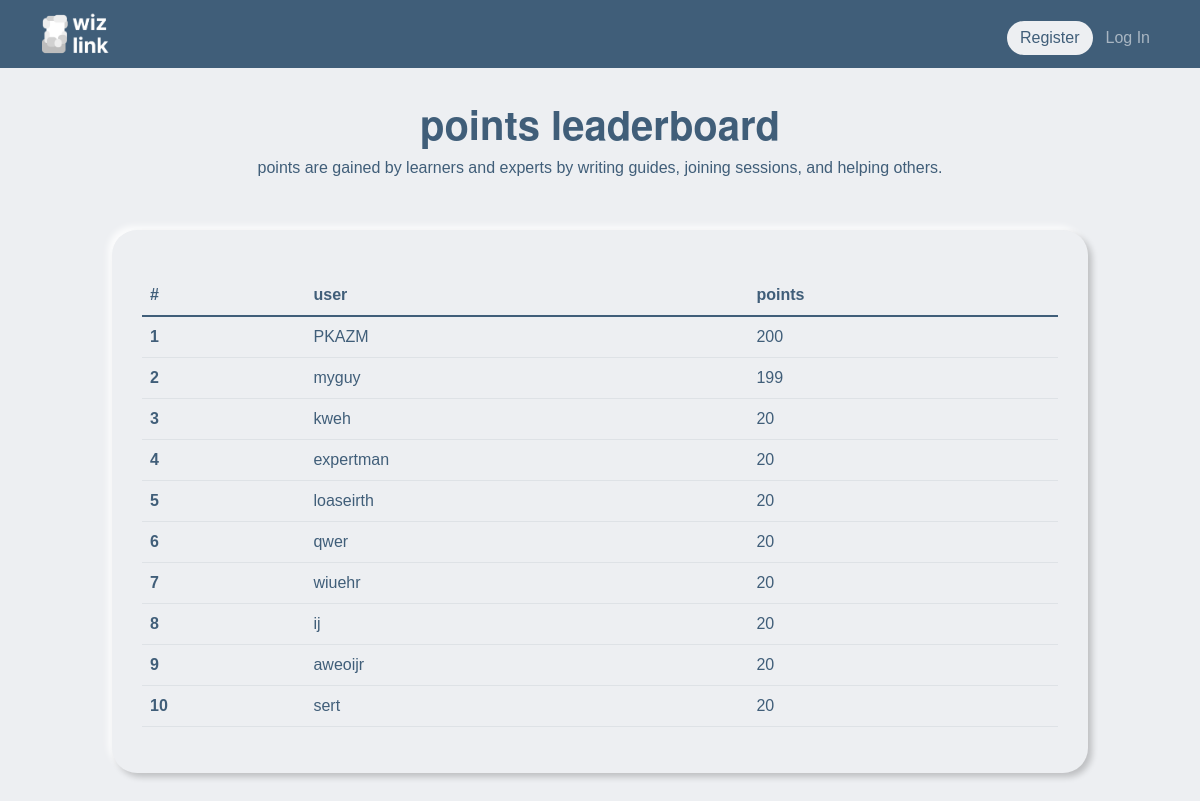
The app's page /leaderboard with its own data.
### tables this page shows
CREATE TABLE users (
    id INTEGER PRIMARY KEY,
    username TEXT NOT NULL,
    gender TEXT,
    email TEXT NOT NULL,
    hash TEXT NOT NULL,
    role TEXT NOT NULL,
    followers INTEGER DEFAULT 0,
    points INTEGER DEFAULT 0
, posts INTEGER, categories TEXT);

### app.py (the view)
@app.route("/leaderboard")
def leaderboard():
    rows = db.execute("SELECT * FROM users ORDER BY points DESC LIMIT 10")
    return render_template("leaderboard.html", rows=rows)

### app.py (called while the page is built)
@app.after_request
def after_request(response):
    response.headers["Cache-Control"] = "no-cache, no-store, must-revalidate"
    response.headers["Expires"] = 0
    response.headers["Pragma"] = "no-cache"
    return response

### templates/leaderboard.html (shortened to what this page needs)
{% extends "layout.html" %}
{% block main %}
<div class="header">
  <h1>
      <b>points leaderboard</b>
  </h1>
  <p>points are gained by learners and experts by writing guides, joining sessions, and helping others.</p>
</div>
<div class="container">
  <div class="box_s">
<table class="table" style="color: #405E79; margin-top: 15px;">
    <thead>
      <tr>
        <th scope="col">#</th>
        <th scope="col">user</th>
        <th scope="col">points</th>
      </tr>
    </thead>
    <tbody>
        {% for i in range(10) %}
            {% if i < rows|length %}
                <tr>
                    <th scope="row"> {{ i+1 }} </th>
                    <td> {{ rows[i]["username"] }} </td>
                    <td> {{ rows[i]["points"] }} </td>
                </tr>
            {% endif %}
        {% endfor %}
    </tbody>
  </table>
</div>
</div>
{% endblock %}

### static/styles.css (style rules this page uses)
body { background-color: #edeff2; -moz-user-select: none; -webkit-user-select: none; -ms-user-select:none; user-select:none; -o-user-select:none; font-family: helvetica; font-weight: 100; }
.header { text-align: center; color: #405E79; }
h1 { font-family: helvetica; text-align: center; font-weight: 800 }
.box_s { border-radius: 25px; padding: 30px; margin: 50px; top: 30%; left: 30%; background-color: #edeff2; box-shadow: 4px 4px 6px 0 rgba(0, 0, 0, 0.2), -4px -4px 6px 0 rgba(255, 255, 255, 0.8); }
* { margin: 0; padding: 0; box-sizing: border-box; }
.header h1 { text-align: center; margin-top: 50px; font-family:"Helvetica Neue", Courier, sans-serif; }

### records on screen
users: username "PKAZM", points "200"
users: username "myguy", points "199"
users: username "kweh", points "20"
users: username "expertman", points "20"
users: username "loaseirth", points "20"
users: username "qwer", points "20"
users: username "wiuehr", points "20"
users: username "ij", points "20"
users: username "aweoijr", points "20"
users: username "sert", points "20"

### other values on screen
{{ i+1 }} "1" "2" "3" "4" "5" "6" "7" "8" "9" "10"
